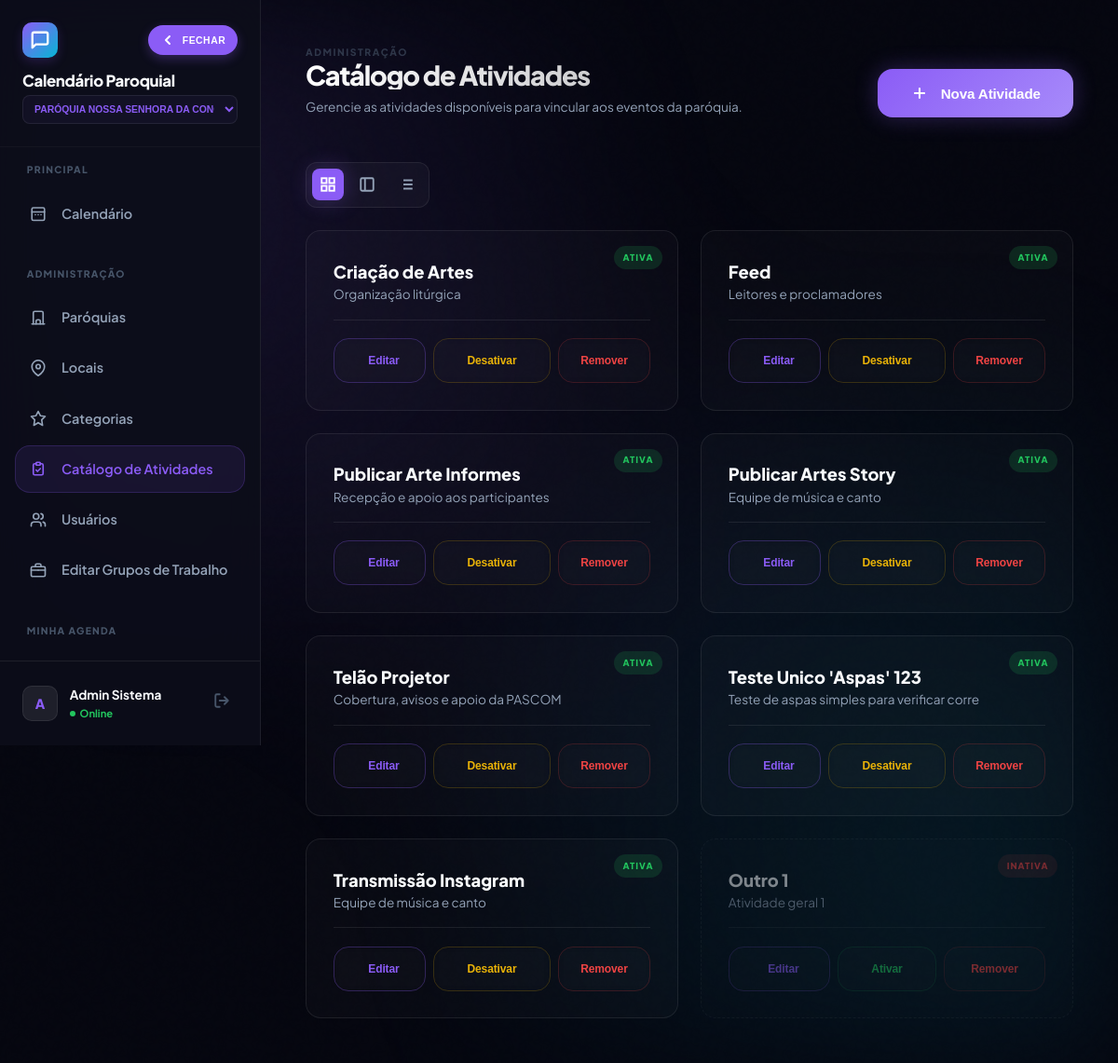
Page /gerenciar_catalogo.php (signed in) on the earlier database version.
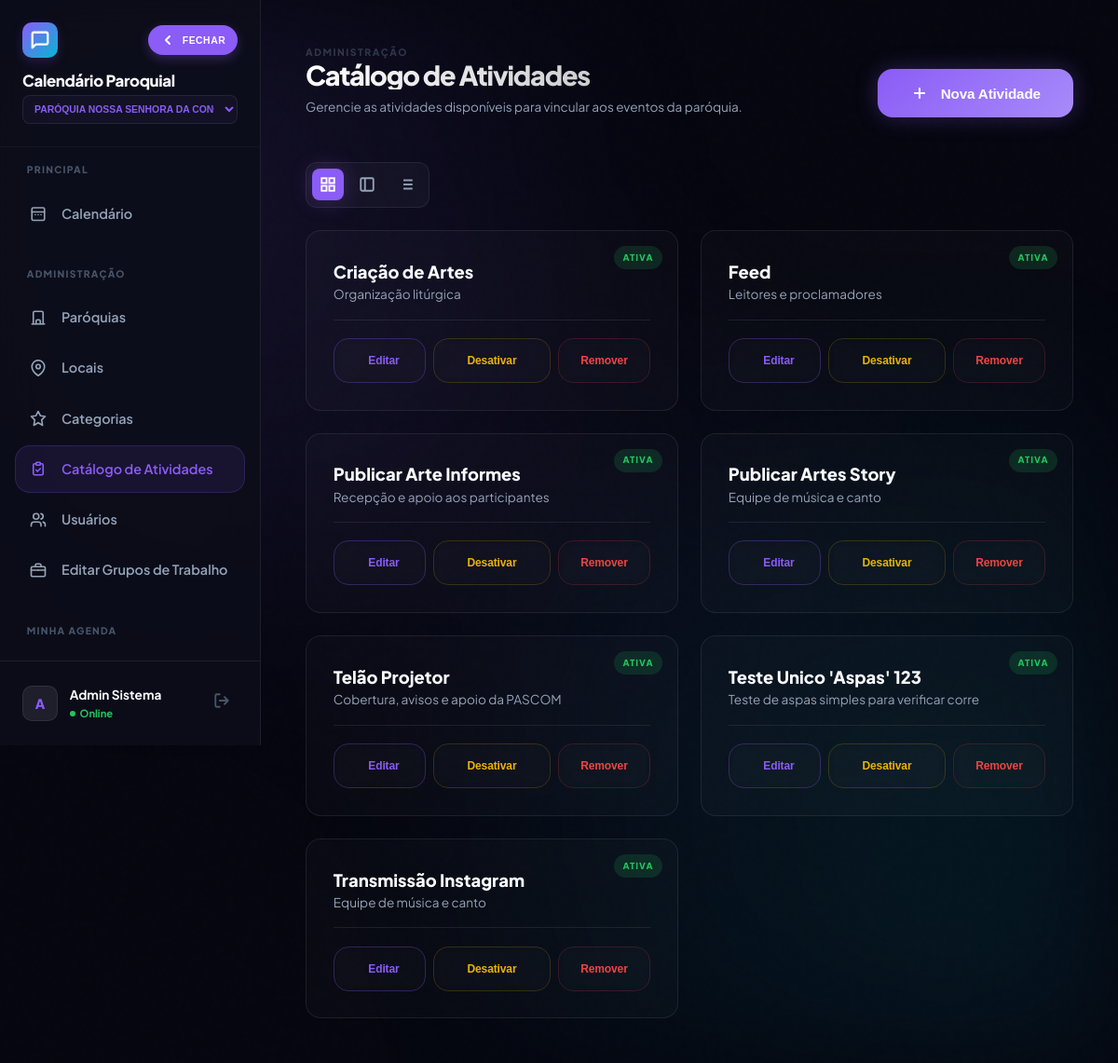
Same page on the later database version.
### tables this page shows
CREATE TABLE `atividades_catalogo` (
  `id` int(10) unsigned NOT NULL AUTO_INCREMENT,
  `paroquia_id` int(10) unsigned NOT NULL,
  `nome` varchar(150) NOT NULL,
  `descricao` text DEFAULT NULL,
  `ativo` tinyint(1) NOT NULL DEFAULT 1,
  PRIMARY KEY (`id`),
  UNIQUE KEY `paroquia_id` (`paroquia_id`,`nome`),
  CONSTRAINT `fk_catalogo_paroquia` FOREIGN KEY (`paroquia_id`) REFERENCES `paroquias` (`id`) ON DELETE CASCADE
);

### functions.php (called while the page is built, shortened)
<?php
require_once __DIR__ . '/config.php';
function current_paroquia_id(): int {
    return (int)($_SESSION['paroquia_id'] ?? 0);
}
?>

### config.php (called while the page is built, shortened)
<?php
function h(mixed $v): string {
    return htmlspecialchars((string)($v ?? ''), ENT_QUOTES, 'UTF-8');
}
?>

### gerenciar_catalogo.php (the view, shortened to what the rows shown need)
<?php
require_once 'functions.php';
$pid = current_paroquia_id();
$items = $conn->query("SELECT * FROM atividades_catalogo WHERE paroquia_id = $pid ORDER BY ativo DESC, nome ASC");
?>
<!DOCTYPE html>
<html lang="pt-BR">
<head>
    <link rel="stylesheet" href="style.css">
</head>
<body>
    <div class="app-shell">
        <main class="main-content">
            <header class="header-stack animate-in">
                <div>
                    <h1 class="gradient-text">Catálogo de Atividades</h1>
                </div>
            </header>
            <div class="catalog-grid animate-in" id="dataContainer" style="animation-delay: 0.1s;">
                <?php if ($items && $items->num_rows > 0): ?>
                    <?php while ($item = $items->fetch_assoc()): ?>
                    <article class="glass-card catalog-card <?= $item['ativo'] ? '' : 'inactive' ?>">
                        <span class="card-status <?= $item['ativo'] ? 'active' : 'inactive' ?>">
                            <?= $item['ativo'] ? 'Ativa' : 'Inativa' ?>
                        </span>
                        <div>
                            <div class="card-name"><?= h($item['nome']) ?></div>
                            <?php if (!empty($item['descricao'])): ?>
                                <div class="card-desc"><?= h($item['descricao']) ?></div>
                            <?php endif; ?>
                        </div>
                        <div class="card-actions">
                            <button
                                type="button"
                                class="btn btn-ghost btn-edit"
                                data-id="<?= htmlspecialchars($item['id'], ENT_QUOTES, 'UTF-8') ?>"
                                data-nome="<?= htmlspecialchars($item['nome'], ENT_QUOTES, 'UTF-8') ?>"
                                data-descricao="<?= htmlspecialchars($item['descricao'], ENT_QUOTES, 'UTF-8') ?>"
                                style="flex: 1; font-size: 0.75rem; border-color: rgba(var(--primary-rgb), 0.3); color: var(--primary); cursor: pointer;"
                                onclick="editByData(this)"
                            >
                                Editar
                            </button>
                            <?php if ($item['ativo']): ?>
                            <form method="POST" style="flex: 1; margin: 0;">
                                <button type="button" class="btn btn-ghost" style="width: 100%; color: #eab308; font-size: 0.75rem; border-color: rgba(234, 179, 8, 0.2); cursor: pointer;" onclick="return confirmForm(this, 'Desativar temporariamente esta atividade?')">
                                    Desativar
                                </button>
                            </form>
                            <?php else: ?>
                            <form method="POST" style="flex: 1; margin: 0;">
                                <button type="button" class="btn btn-ghost" style="width: 100%; color: #22c55e; font-size: 0.75rem; border-color: rgba(34, 197, 94, 0.2); cursor: pointer;" onclick="return confirmForm(this, 'Reativar esta atividade?')">
                                    Ativar
                                </button>
                            </form>
                            <?php endif; ?>
                            <button type="button" class="btn btn-ghost" style="flex: 1; margin: 0; color: #ef4444; font-size: 0.75rem; border-color: rgba(239, 68, 68, 0.2); cursor: pointer;" onclick="confirmDelete(<?= $item['id'] ?>)">
                                Remover
                            </button>
                        </div>
                    </article>
                    <?php endwhile; ?>
                <?php endif; ?>
            </div>
        </main>
    </div>
</body>
</html>

Differences in the rows shown:
removed atividades_catalogo: ativo "INATIVA", nome "Outro 1", descricao "Atividade geral 1"
